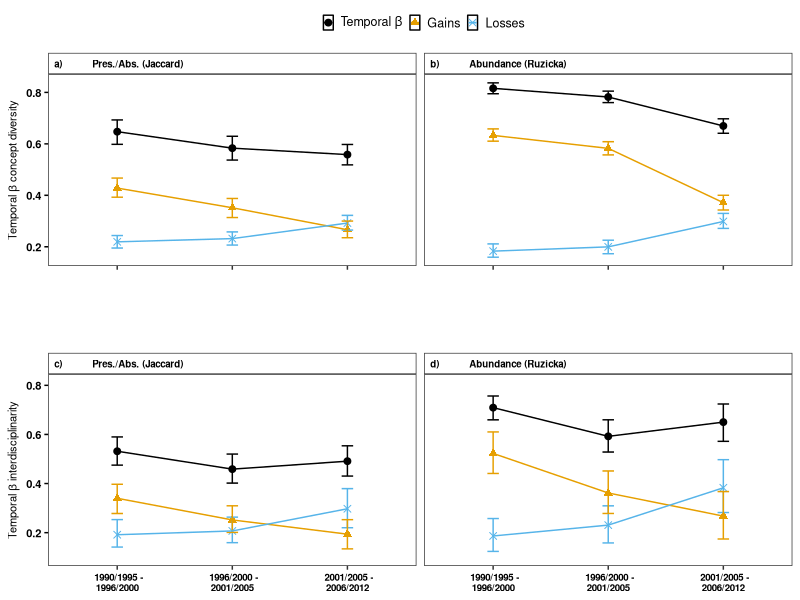
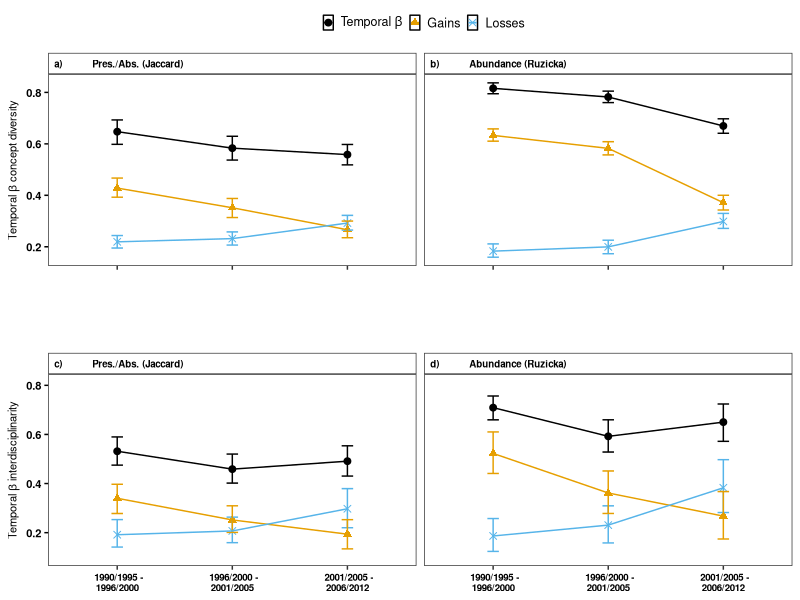

Write the R code that produced these figures, in order.
########################################
# Figures for temporal beta diversity ##
########################################
# integration & interdisciplinarity ####
########################################

require(ggplot2)
require(dplyr)
require(reshape2)
require(rms)
require(ggthemes)

###########
# Data ####
###########

tempbeta_integ<-read.csv("Cleaned_Data/TemporalBetaDiv_RAstopic.csv",stringsAsFactors = FALSE)
tempbeta_inter<-read.csv("Cleaned_Data/TemporalBetaDiv_topicRAs.csv",stringsAsFactors = FALSE)

########################
# 'integration' first  #
########################

# arrange data for figures

tempbeta_div<-melt(tempbeta_integ, id.vars=c("TBI","TimeWindow","ResAreas_Orig"),measure.vars = 2:4,value.name = "Value",variable.name = "BetaDiv_Components")

tempbeta_divv<-tempbeta_div %>%
               group_by(TimeWindow,TBI,BetaDiv_Components) %>%
               do(data.frame(rbind(smean.cl.boot(.$Value, B=1000))))

tempbeta_divv$TimeWindow<-as.character(tempbeta_divv$TimeWindow)
tempbeta_divv$TimeWindow<-ifelse(tempbeta_divv$TimeWindow=="Time1_2"," 1990/1995 -\n1996/2000",tempbeta_divv$TimeWindow)
tempbeta_divv$TimeWindow<-ifelse(tempbeta_divv$TimeWindow=="Time2_3"," 1996/2000 -\n2001/2005",tempbeta_divv$TimeWindow)
tempbeta_divv$TimeWindow<-ifelse(tempbeta_divv$TimeWindow=="Time3_4"," 2001/2005 -\n2006/2012",tempbeta_divv$TimeWindow)
tempbeta_divv$TimeWindow<-as.factor(tempbeta_divv$TimeWindow)

tempbeta_divv$TimeWindow <- factor(tempbeta_divv$TimeWindow, levels = c(" 1990/1995 -\n1996/2000"," 1996/2000 -\n2001/2005"," 2001/2005 -\n2006/2012"))

tempbeta_divv$BetaDiv_Components<-factor(tempbeta_divv$BetaDiv_Components,levels=c("D","C_den","B_den"))

tempbeta_divv$TBI<-as.factor(tempbeta_divv$TBI)
levels(tempbeta_divv$TBI)[levels(tempbeta_divv$TBI)=="Jaccard"] <- "a)          Pres./Abs. (Jaccard)"
levels(tempbeta_divv$TBI)[levels(tempbeta_divv$TBI)=="Ruzicka"]   <- "b)          Abundance (Ruzicka)"

# figure

bb<-ggplot(data=tempbeta_divv,aes(x=TimeWindow,y=Mean,group=BetaDiv_Components,colour=BetaDiv_Components,shape=BetaDiv_Components))+
  geom_point(size=2) +
  geom_errorbar(data=tempbeta_divv,aes(ymin=Lower,ymax=Upper),width=0.1)+
  geom_line(size=0.5)+
  #scale_colour_manual(name="",labels=c("B_den"="Losses","C_den"= "Gains","D"= expression(paste("Temporal ",beta))),
   #                   values = c("D"="#67a9cf","C_den" = "#ef8a62","B_den" ="gray40"))+
  scale_colour_colorblind(name="",
                     labels=c("B_den"="Losses","C_den"= "Gains","D"= expression(paste("Temporal ",beta))))+
  scale_shape_manual(name="", values=c("B_den"=4, "C_den"=17, "D"=19),
                     labels=c("B_den"="Losses","C_den"= "Gains","D"= expression(paste("Temporal ",beta))))+
  
  labs(x = "", y = expression(paste("Temporal ",beta," concept diversity")))+
  facet_wrap(.~TBI)

TempBetaDiv_integ<-bb+ theme_bw()+theme(axis.title.x=element_blank(),
                                        axis.title.y=element_text(colour="black",face=c("bold"),size=8),
                                        axis.text.y=element_text(colour="black",face="bold",size=8),
                                        axis.text.x=element_text(colour="black",face="bold",size=7),
                                        axis.ticks.y=element_line(colour="black"),
                                        legend.background=element_rect(fill="transparent"),
                                        legend.key=element_rect(fill="transparent"),legend.key.size = unit(0.25, "cm"),
                                        legend.text=element_text(size=9),
                                        legend.text.align = 0.5,
                                        legend.position="top",legend.direction="horizontal",
                                        strip.background = element_rect(fill="transparent"),
                                        strip.text = element_text(colour="black",face="bold",size=7,hjust=0),
                                        panel.background =element_rect(fill="transparent",colour="black"),
                                        panel.grid.minor=element_blank())

########################
# interdisciplinarity  #
########################

# arrange data for figures

tempbeta_interr<-melt(tempbeta_inter, id.vars=c("TBI","TimeWindow","Most_Probable_Topic"),measure.vars = 2:4,value.name = "Value",variable.name = "BetaDiv_Components")

tempbeta_interr<-tempbeta_interr %>%
  group_by(TimeWindow,TBI,BetaDiv_Components) %>%
  do(data.frame(rbind(smean.cl.boot(.$Value, B=1000))))

tempbeta_interr$TimeWindow<-as.character(tempbeta_interr$TimeWindow)
tempbeta_interr$TimeWindow<-ifelse(tempbeta_interr$TimeWindow=="Time1_2"," 1990/1995 -\n1996/2000",tempbeta_interr$TimeWindow)
tempbeta_interr$TimeWindow<-ifelse(tempbeta_interr$TimeWindow=="Time2_3"," 1996/2000 -\n2001/2005",tempbeta_interr$TimeWindow)
tempbeta_interr$TimeWindow<-ifelse(tempbeta_interr$TimeWindow=="Time3_4"," 2001/2005 -\n2006/2012",tempbeta_interr$TimeWindow)
tempbeta_interr$TimeWindow<-as.factor(tempbeta_interr$TimeWindow)

tempbeta_interr$TimeWindow <- factor(tempbeta_interr$TimeWindow, levels = c(" 1990/1995 -\n1996/2000"," 1996/2000 -\n2001/2005"," 2001/2005 -\n2006/2012"))

tempbeta_interr$BetaDiv_Components<-factor(tempbeta_interr$BetaDiv_Components,levels=c("D","C_den","B_den"))

tempbeta_interr$TBI<-as.factor(tempbeta_interr$TBI)
levels(tempbeta_interr$TBI)[levels(tempbeta_interr$TBI)=="Jaccard"] <- "c)          Pres./Abs. (Jaccard)"
levels(tempbeta_interr$TBI)[levels(tempbeta_interr$TBI)=="Ruzicka"]   <- "d)          Abundance (Ruzicka)"

# figure

cc<-ggplot(data=tempbeta_interr,aes(x=TimeWindow,y=Mean,group=BetaDiv_Components,colour=BetaDiv_Components,shape=BetaDiv_Components))+
  geom_point(size=2) +
  geom_errorbar(data=tempbeta_interr,aes(ymin=Lower,ymax=Upper),width=0.1)+
  geom_line(size=0.5)+
  #scale_colour_manual(name="",labels=c("B_den"="Losses","C_den"= "Gains","D"= expression(paste("Temporal ",beta))),
  #                   values = c("D"="#67a9cf","C_den" = "#ef8a62","B_den" ="gray40"))+
  scale_colour_colorblind(name="",
                          labels=c("B_den"="Losses","C_den"= "Gains","D"= expression(paste("Temporal ",beta))))+
  scale_shape_manual(name="", values=c("B_den"=4, "C_den"=17, "D"=19),
                          labels=c("B_den"="Losses","C_den"= "Gains","D"= expression(paste("Temporal ",beta))))+
  
  scale_y_continuous(limits=c(0.10, 0.81),breaks=c(0.2,0.4,0.6,0.8))+
  
  
  labs(x = "", y = expression(paste("Temporal ",beta," interdisciplinarity")))+
  facet_wrap(.~TBI)

TempBetaDiv_inter<-cc+ theme_bw()+theme(axis.title.x=element_blank(),
                                  axis.title.y=element_text(colour="black",face=c("bold"),size=8),
                                  axis.text.y=element_text(colour="black",face="bold",size=8),
                                  axis.text.x=element_text(colour="black",face="bold",size=7),
                                  axis.ticks.y=element_line(colour="black"),
                                  legend.background=element_rect(fill="transparent"),
                                  legend.key=element_rect(fill="transparent"),legend.key.size = unit(0.25, "cm"),
                                  legend.text=element_text(size=9),
                                  legend.text.align = 0.5,
                                  legend.position="top",legend.direction="horizontal",
                                  strip.background = element_rect(fill="transparent"),
                                  strip.text = element_text(colour="black",face="bold",size=7,hjust=0),
                                  panel.background =element_rect(fill="transparent",colour="black"),
                                  panel.grid.minor=element_blank())


########################
######################## 

require(cowplot)

beta_tog<-plot_grid(TempBetaDiv_integ+theme(axis.text.x=element_blank(),
                                            panel.background = element_blank(),
                                            panel.grid.major = element_blank()),
                   TempBetaDiv_inter +theme(legend.position="none",
                                            panel.background = element_blank(),
                                            panel.grid.major = element_blank()),
                   align="vh",ncol=1)


ggsave(filename = file.path("Figures", "Integr_Inter_TempBetaDiv.png"), 
    units="in", 
    width=6.5, 
    height=6.5)

beta_tog

dev.off()
